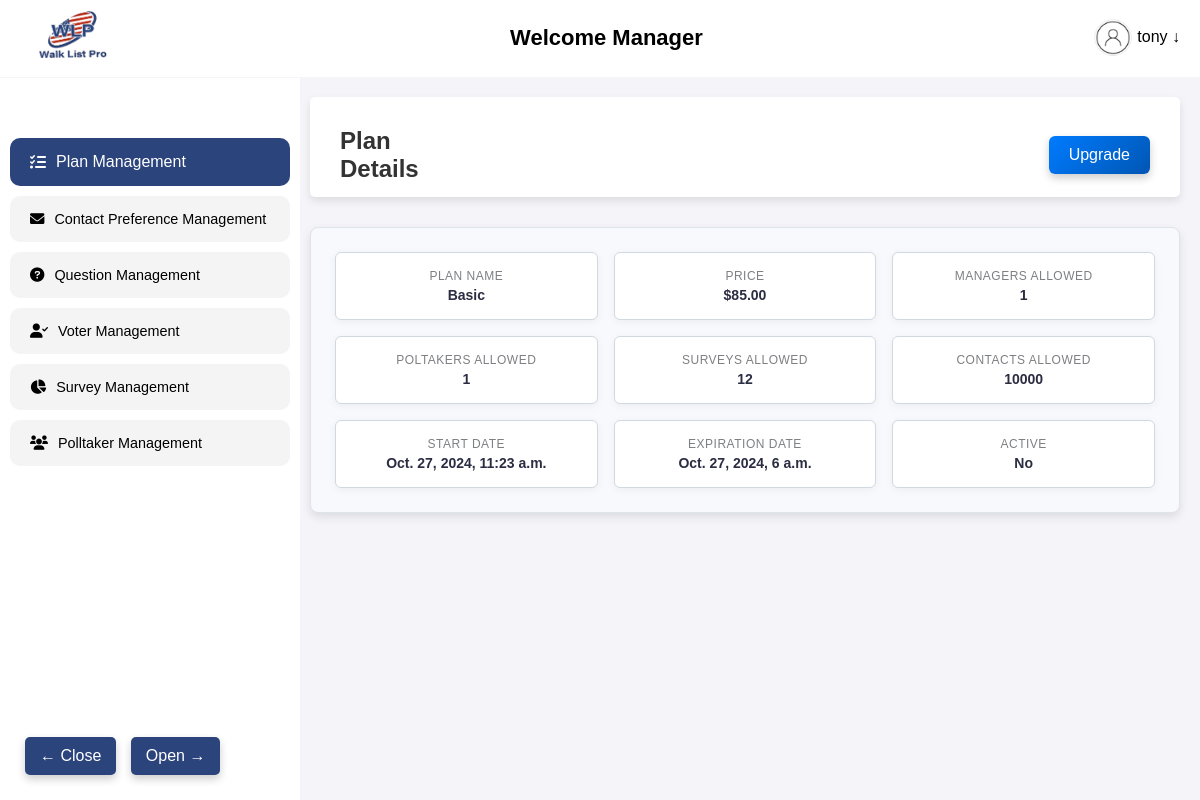
Screenshot of /home/ (signed in) with the database file from the repository.
### walkapp/models.py (models this page shows, shortened)
class UserSubscription(models.Model):
    user = models.OneToOneField(User, on_delete=models.CASCADE)
    plan = models.ForeignKey(SubscriptionPlan, on_delete=models.SET_NULL, null=True)
    start_date = models.DateTimeField(auto_now_add=True)
    expiration_date = models.DateTimeField(null=True, blank=True)
    def is_active(self):
        return self.expiration_date and timezone.now() < self.expiration_date

class SubscriptionPlan(models.Model):
    name = models.CharField(max_length=100)
    price = models.DecimalField(max_digits=10, decimal_places=2)
    managers = models.IntegerField(default=0)
    poltakers = models.IntegerField(default=0)
    surveys = models.IntegerField(default=0)
    contacts = models.IntegerField(default=0)

### walkapp/views.py (the view)
# urls.py: path('home/', home_view, name='home'),
@login_required
def home_view(request):
    user_subscription = UserSubscription.objects.filter(user=request.user).first()
    username = request.user.username if request.user.is_authenticated else None
    context = {
        'subscription': user_subscription,
        'username': username,
    }
    return render(request, 'user/homeindex.html',context)  # Create a home.html template with a logout button

### template/user/homeindex.html (shortened to what this page needs)
{% extends 'base.html' %}
{% load static %}
{% block content %}
    <link rel="stylesheet" href="https://cdnjs.cloudflare.com/ajax/libs/font-awesome/6.0.0-beta3/css/all.min.css">
    <link rel="stylesheet" href="{% static 'css/styles.css' %}">
</head>
<body>
   <div style="position: fixed; bottom: 20px; left: 20px; z-index: 9999;">
<button class="toggle-btns" onclick="closeNav()" style="
    margin: 5px;
    background-color: rgb(43, 68, 124);
    color: white;
    border: none;
    border-radius: 5px;
    padding: 10px 15px;
    font-size: 16px;
    cursor: pointer;
    box-shadow: 0 4px 8px rgba(0, 0, 0, 0.2);
    transition: background-color 0.3s, transform 0.3s;">
    &#8592; Close
</button>
<button class="toggle-btns" onclick="openNav()" style="
    margin: 5px;
    background-color: rgb(43, 68, 124);
    color: white;
    border: none;
    border-radius: 5px;
    padding: 10px 15px;
    font-size: 16px;
    cursor: pointer;
    box-shadow: 0 4px 8px rgba(0, 0, 0, 0.2);
    transition: background-color 0.3s, transform 0.3s;">
    Open &#8594;
</button>
</div>
    <div style="display: flex;">
        <div id="mySidebar" class="sidebar">
            <div class="sidebar-item active" onclick="location.href='{% url 'home' %}'">
                <i class="fas fa-tasks"></i> Plan Management
            </div>
            <div class="sidebar-item" style="background-color:#f5f4f4; font-size: 0.9rem; font-weight: 200;" onclick="location.href='{% url 'contact_search' %}'">
                <i class="fas fa-envelope"></i> Contact Preference Management
            </div>
            <div class="sidebar-item" style="background-color:#f5f4f4; font-size: 0.9rem; font-weight: 200;" onclick="location.href='{% url 'view_questions' %}'">
                <i class="fas fa-question-circle"></i> Question Management
            </div>
            <div class="sidebar-item" style="background-color:#f5f4f4; font-size: 0.9rem; font-weight: 200;" onclick="location.href='{% url 'contacts_list' %}'">
                <i class="fas fa-user-check"></i> Voter Management
            </div>
            <div class="sidebar-item" style="background-color:#f5f4f4; font-size: 0.9rem; font-weight: 200;" onclick="location.href='{% url 'surveydata:my_surveys' %}'">
                <i class="fas fa-chart-pie"></i> Survey Management
            </div>
            <div class="sidebar-item" style="background-color:#f5f4f4; font-size: 0.9rem; font-weight: 200;" onclick="location.href='{% url 'add_poltaker' %}'">
                <i class="fas fa-users"></i> Polltaker Management
            </div>
        </div>
        <div id="main">
        </div>
        <div class="main-content">
            <div class="plan-details" style="margin-bottom: 30px; height: 100px; ">
                <div class="search-bar">
                    <label class="label-title" style="font-size: 1.5rem; ">Plan Details</label>
                      <button class="submit-btn" style="margin-left: 50%;" onclick="window.location.href='{% url 'subscription_plans'  %}'">Upgrade</button>
                </div>
            </div>
                        {% if subscription %}
                            <div id="subscription-info">
                                <div class="info-grid">
                                    <div class="info-card">
                                        <h3>Plan Name</h3>
                                        <strong>{{ subscription.plan.name }}</strong>
                                    </div>
                                    <div class="info-card">
                                        <h3>Price</h3>
                                        <strong>${{ subscription.plan.price }}</strong>
                                    </div>
                                    <div class="info-card">
                                        <h3>Managers Allowed</h3>
                                        <strong>{{ subscription.plan.managers }}</strong>
                                    </div>
                                    <div class="info-card">
                                        <h3>Poltakers Allowed</h3>
                                        <strong>{{ subscription.plan.poltakers }}</strong>
                                    </div>
                                    <div class="info-card">
                                        <h3>Surveys Allowed</h3>
                                        <strong>{{ subscription.plan.surveys }}</strong>
                                    </div>
                                    <div class="info-card">
                                        <h3>Contacts Allowed</h3>
                                        <strong>{{ subscription.plan.contacts }}</strong>
                                    </div>
                                    <div class="info-card">
                                        <h3>Start Date</h3>
                                        <strong>{{ subscription.start_date }}</strong>
                                    </div>
                                    <div class="info-card">
                                        <h3>Expiration Date</h3>
                                        <strong>{{ subscription.expiration_date }}</strong>
                                    </div>
                                    <div class="info-card">
                                        <h3>Active</h3>
                                        <strong>{{ subscription.is_active|yesno:"Yes,No" }}</strong>
                                    </div>
                                </div>
                            </div>
                        {% else %}
                            <p>No subscription information available.</p>
                        {% endif %}
        </div>
    </div>
   {% endblock %}

### template/base.html (shortened to what this page needs)
<!DOCTYPE html>
{% load static %}
<html lang="en">
<head>
    <link rel="stylesheet" href="{% static 'css/styles.css' %}">
</head>
<body>
     <nav class="navbar">
        <div class="navbar-logo">
            <img src="{% static 'img/logo.png' %}" alt="Logo" onclick="window.location.href='{% url 'home' %}'">
        </div>
        <div class="navbar-welcome">
            <h2>Welcome Manager</h2>
        </div>
        <div class="navbar-user">
            <img onclick="toggleDropdown()" src="{% static 'img/logo2.png' %}" alt="User Icon" class="user-icon" style="margin-top: 0px; vertical-align: middle; width: 40px; height: 40px;">
            <span class="user-name" onclick="toggleDropdown()">{{ username }} ↓</span>
        </div>
    </nav>
    {% block content %}{% endblock %}
</body>
</html>

### static/css/styles.css (style rules this page uses)
* { margin: 0; padding: 0; box-sizing: border-box; font-family: Arial, sans-serif; }
.navbar { position: sticky; top: 0; z-index: 1000; }
body { background-color: #f4f4f9; }
.navbar { display: flex; align-items: center; justify-content: space-between; background-color: #ffffff; padding: 10px 20px; color: #fff; }
.navbar-logo img { width: 100px; }
.navbar-welcome h2 { font-size: 22px; color: #000000; font-weight: bold; }
.navbar-user { position: relative; cursor: pointer; }
.user-name { font-size: 16px; color: #000000; }
.main-content { flex: 1; padding: 20px; }
.plan-details { background-color: #ffffff; border-radius: 5px; padding: 20px; box-shadow: 0px 4px 8px rgba(0, 0, 0, 0.1); }

### template/base.html (style rules this page uses)
body { background-color: #f5f4f4; }

### template/user/homeindex.html (style rules this page uses)
.sidebar { height: 92%; width: 300px; position: fixed; z-index: 1; top: 78px; left: 0; background-color: #ffffff; overflow-x: hidden; padding-top: 60px; transition: 0.5s; }
#main { transition: margin-left .5s; padding: 20px; margin-left: 250px; }
.sidebar-item { padding: 15px 20px; color: rgb(0, 0, 0); display: flex; align-items: center; cursor: pointer; transition: background 0.3s; margin-left: 10px; margin-right: 10px; border-radius: 10px; margin-bottom: 10px; }
.sidebar-item.active { background-color: rgb(43, 68, 124); color: white; }
.sidebar-item i { margin-right: 10px; }
.search-bar { display: flex; align-items: center; gap: 15px; background-color: #ffffff; padding: 10px; border-radius: 5px; }
.label-title { font-size: 16px; font-weight: bold; color: #333; }
.submit-btn { padding: 10px 20px; border: none; border-radius: 6px; background: linear-gradient(135deg, #007bff, #0056b3); color: #ffffff; font-size: 16px; cursor: pointer; transition: background 0.3s ease, transform 0.2s ease; box-shadow: 0 4px 8px rgba(0, 0, 0, 0.2); }
#subscription-info { background-color: #f7f9fc; padding: 24px; border-radius: 8px; box-shadow: 0 4px 10px rgba(0, 0, 0, 0.1); max-width: 100%; margin: 20px auto; border: 1px solid #dfe4ea; }
.info-grid { display: grid; grid-template-columns: repeat(auto-fit, minmax(220px, 1fr)); gap: 16px; }
.info-card { background-color: #ffffff; color: #2c3e50; padding: 16px; border-radius: 6px; text-align: center; box-shadow: 0 2px 8px rgba(0, 0, 0, 0.05); transition: transform 0.2s ease, box-shadow 0.2s ease; border: 1px solid #d1d9e0; display: flex; flex-direction: column; align-items: center; }
.info-card h3 { font-size: 12px; color: #7d7f82; margin-bottom: 4px; font-weight: 500; text-transform: uppercase; letter-spacing: 0.5px; }
.info-card strong { font-size: 14px; font-weight: 600; color: #2b2d42; }
body { background-color: #f5f4f4; }
.label-title { margin-right: 24%; }

### rows the page displays
UserSubscription: plan.name "Basic", plan.price "85.00", plan.managers "1", plan.poltakers "1", plan.surveys "12", plan.contacts "10000", start_date "Oct. 27, 2024, 11:23 a.m.", expiration_date "Oct. 27, 2024, 6 a.m.", is_active "No"

### other values shown
{{ username }} "tony"
